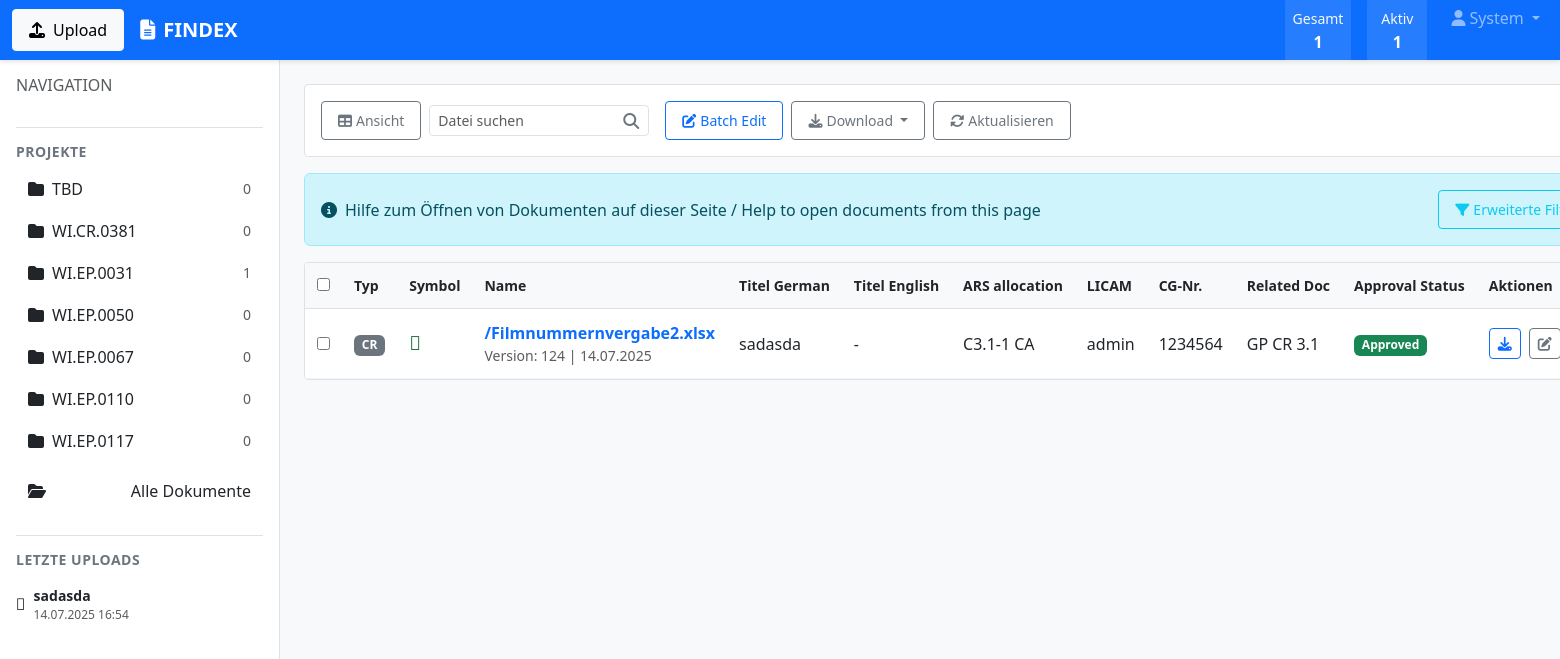
Page /documents/ (signed in) on the committed database.
### findexapp/models.py (models this page shows, shortened)
class User(AbstractUser):
    ROLE_CHOICES = [
        ('viewer', 'Viewer'),
        ('editor', 'Editor'),
        ('full_control', 'Full Control'),
        ('admin', 'Admin'),
    ]
    role = models.CharField(max_length=20, choices=ROLE_CHOICES, default='viewer')
    must_change_password = models.BooleanField(default=True)
    created_at = models.DateTimeField(auto_now_add=True)
    updated_at = models.DateTimeField(auto_now=True)

class Project(models.Model):
    name = models.CharField(max_length=100, unique=True)
    description = models.TextField(blank=True)
    is_active = models.BooleanField(default=True)
    created_at = models.DateTimeField(auto_now_add=True)
    created_by = models.ForeignKey(User, on_delete=models.SET_NULL, null=True)
    class Meta:
        ordering = ['name']
    def __str__(self):
        return self.name

class Document(models.Model):
    doc_type = models.ForeignKey(DocType, on_delete=models.PROTECT)
    document_file = models.FileField(upload_to=document_upload_path)
    version = models.CharField(max_length=50)
    publish_date = models.DateField(auto_now_add=True)
    project = models.ForeignKey(Project, on_delete=models.PROTECT)
    export_control = models.ForeignKey(ExportControl, on_delete=models.PROTECT)
    barcode_number = models.CharField(max_length=50, blank=True, unique=True, null=True)
    output_date = models.DateField(blank=True, null=True)
    title_de = models.CharField(max_length=200, blank=True)
    title_en = models.CharField(max_length=200, blank=True)
    title_fr = models.CharField(max_length=200, blank=True)
    is_active = models.BooleanField(default=True)
    description = models.TextField(blank=True)
    uploaded_by = models.ForeignKey(User, on_delete=models.SET_NULL, null=True)
    uploaded_at = models.DateTimeField(auto_now_add=True)
    updated_at = models.DateTimeField(auto_now=True)
    file_size = models.BigIntegerField(null=True, blank=True)
    file_type = models.CharField(max_length=10, blank=True)
    class Meta:
        ordering = ['-uploaded_at']
    @property
    def primary_title(self):
        return self.title_de or self.title_en or self.title_fr or 'Untitled'
    @property
    def file_icon(self):
        icon_map = {
            'PDF': 'fa-file-pdf',
            'DOC': 'fa-file-word',
            'DOCX': 'fa-file-word',
            'XLS': 'fa-file-excel',
            'XLSX': 'fa-file-excel',
            'PPT': 'fa-file-powerpoint',
            'PPTX': 'fa-file-powerpoint',
            'TXT': 'fa-file-text',
            'JPG': 'fa-file-image',
            'JPEG': 'fa-file-image',
            'PNG': 'fa-file-image',
            'GIF': 'fa-file-image',
            'BMP': 'fa-file-image',
            'TIFF': 'fa-file-image',
            'TIF': 'fa-file-image',
        }
        return icon_map.get(self.file_type, 'fa-file')

class DocType(models.Model):
    name = models.CharField(max_length=100, unique=True)
    description = models.TextField(blank=True)
    is_active = models.BooleanField(default=True)
    created_at = models.DateTimeField(auto_now_add=True)
    class Meta:
        ordering = ['name']
    def __str__(self):
        return self.name

class ExportControl(models.Model):
    name = models.CharField(max_length=100, unique=True)
    code = models.CharField(max_length=20, unique=True)
    description = models.TextField(blank=True)
    is_active = models.BooleanField(default=True)
    created_at = models.DateTimeField(auto_now_add=True)
    class Meta:
        ordering = ['code']
    def __str__(self):
        return f"{self.code} - {self.name}"

### findexapp/views.py (the view, shortened to what this page needs)
# urls.py: path('documents/', views.document_list, name='document_list'),
@login_required
def document_list(request):
    documents = Document.objects.select_related('project', 'doc_type', 'export_control', 'uploaded_by')
    search_form = DocumentSearchForm(request.GET)
    if search_form.is_valid():
        if search_form.cleaned_data['doc_type']:
            documents = documents.filter(doc_type=search_form.cleaned_data['doc_type'])
        if search_form.cleaned_data['project']:
            documents = documents.filter(project=search_form.cleaned_data['project'])
        if search_form.cleaned_data['export_control']:
            documents = documents.filter(export_control=search_form.cleaned_data['export_control'])
        if search_form.cleaned_data['is_active']:
            is_active = search_form.cleaned_data['is_active'] == 'true'
            documents = documents.filter(is_active=is_active)
        if search_form.cleaned_data['date_from']:
            documents = documents.filter(uploaded_at__gte=search_form.cleaned_data['date_from'])
        if search_form.cleaned_data['date_to']:
            documents = documents.filter(uploaded_at__lte=search_form.cleaned_data['date_to'])
    paginator = Paginator(documents.order_by('-uploaded_at'), 25)
    page_number = request.GET.get('page')
    documents_page = paginator.get_page(page_number)
    export_controls = ExportControl.objects.filter(is_active=True).order_by('name')
    context = {
        'documents': documents_page,
        'search_form': search_form,
        'export_controls': export_controls,
        'total_results': documents.count(),
    }
    return render(request, 'findexapp/document_list.html', context)

### templates/findexapp/document_list.html (shortened to what this page needs)
{% extends 'base.html' %}
{% load static %}
{% block content %}
<div class="document-toolbar">
    <div class="d-flex align-items-center gap-3">
        <div class="d-flex align-items-center">
            <button class="btn btn-sm btn-outline-secondary me-2" id="viewToggle" data-view="table">
                <i class="fas fa-table me-1"></i>Ansicht
            </button>
            <div class="position-relative">
                <input type="text" class="form-control form-control-sm" placeholder="Datei suchen"
                       id="quickSearch" style="min-width: 200px;">
                <i class="fas fa-search position-absolute" style="right: 10px; top: 50%; transform: translateY(-50%); color: #6c757d;"></i>
            </div>
        </div>
        <div class="ms-auto d-flex align-items-center gap-2">
            {% if user.role == 'editor' or user.role == 'full_control' or user.role == 'admin' %}
            <button class="btn btn-sm btn-outline-primary" data-bs-toggle="modal" data-bs-target="#batchModal">
                <i class="fas fa-edit me-1"></i>Batch Edit
            </button>
            {% endif %}
            <div class="dropdown">
                <button class="btn btn-sm btn-outline-secondary dropdown-toggle" data-bs-toggle="dropdown">
                    <i class="fas fa-download me-1"></i>Download
                </button>
            </div>
            <button class="btn btn-sm btn-outline-secondary" onclick="location.reload()">
                <i class="fas fa-sync-alt me-1"></i>Aktualisieren
            </button>
        </div>
    </div>
</div>
<div class="alert alert-info d-flex align-items-center">
    <i class="fas fa-info-circle me-2"></i>
    <span>Hilfe zum Öffnen von Dokumenten auf dieser Seite / Help to open documents from this page</span>
    <button class="btn btn-sm btn-outline-info ms-auto" onclick="toggleFilters()">
        <i class="fas fa-filter me-1"></i>Erweiterte Filter
    </button>
</div>
<div class="document-table">
    <table class="table table-hover">
        <thead>
            <tr>
                <th style="width: 40px;">
                    <input type="checkbox" id="selectAll" onchange="toggleSelectAll()">
                </th>
                <th style="width: 60px;">Typ</th>
                <th style="width: 40px;">Symbol</th>
                <th>Name</th>
                <th>Titel German</th>
                <th>Titel English</th>
                <th>ARS allocation</th>
                <th>LICAM</th>
                <th>CG-Nr.</th>
                <th>Related Doc</th>
                <th>Approval Status</th>
                <th style="width: 120px;">Aktionen</th>
            </tr>
        </thead>
        <tbody id="documentTableBody">
            {% for document in documents %}
            <tr data-doc-id="{{ document.id }}">
                <td>
                    <input type="checkbox" class="doc-checkbox" value="{{ document.id }}">
                </td>
                <td>
                    <span class="badge bg-secondary">{{ document.doc_type.name }}</span>
                </td>
                <td>
                    <i class="{{ document.file_icon }} file-icon"></i>
                </td>
                <td>
                    <div class="d-flex align-items-center">
                        <div>
                            <a href="{% url 'document_detail' document.id %}" class="fw-bold text-decoration-none">
                                {{ document.document_file.name|slice:"20:" }}
                            </a>
                            <div class="small text-muted">
                                Version: {{ document.version }} | {{ document.publish_date|date:"d.m.Y" }}
                            </div>
                        </div>
                    </div>
                </td>
                <td>{{ document.title_de|default:"-" }}</td>
                <td>{{ document.title_en|default:"-" }}</td>
                <td>{{ document.export_control.code|default:"TBD" }}</td>
                <td>{{ document.uploaded_by.username|default:"M. Braeuer" }}</td>
                <td>{{ document.barcode_number|default:document.id }}</td>
                <td>GP CR 3.1</td>
                <td>
                    {% if document.is_active %}
                    <span class="badge bg-success">Approved</span>
                    {% else %}
                    <span class="badge bg-warning">Pending</span>
                    {% endif %}
                </td>
                <td>
                    <div class="document-actions">
                        <a href="{% url 'document_download' document.id %}" class="btn btn-sm btn-outline-primary" title="Download">
                            <i class="fas fa-download"></i>
                        </a>
                        {% if user.role == 'editor' or user.role == 'full_control' or user.role == 'admin' %}
                        <a href="{% url 'document_edit' document.id %}" class="btn btn-sm btn-outline-secondary" title="Bearbeiten">
                            <i class="fas fa-edit"></i>
                        </a>
                        {% endif %}
                    </div>
                </td>
            </tr>
            {% endfor %}
        </tbody>
    </table>
</div>
{% endblock %}

### templates/base.html (shortened to what this page needs)
<!DOCTYPE html>
<html lang="de">
<head>
    <link href="https://cdn.jsdelivr.net/npm/bootstrap@5.3.0/dist/css/bootstrap.min.css" rel="stylesheet">
    <link href="https://cdnjs.cloudflare.com/ajax/libs/font-awesome/6.4.0/css/all.min.css" rel="stylesheet">
    <link href="{% load static %}{% static 'css/style.css' %}" rel="stylesheet">
</head>
<body>
    {% if user.is_authenticated %}
    <nav class="navbar navbar-expand-lg navbar-dark bg-primary fixed-top">
        <div class="container-fluid">
            {% if user.role == 'editor' or user.role == 'full_control' or user.role == 'admin' %}
            <a href="{% url 'document_upload' %}" class="btn btn-light me-3">
                <i class="fas fa-upload me-2"></i>Upload
            </a>
            {% endif %}
            <a class="navbar-brand fw-bold me-auto" href="{% url 'dashboard' %}">
                <i class="fas fa-file-alt me-2"></i>FINDEX
            </a>
            <div class="navbar-nav flex-row">
                <div class="nav-item me-3">
                    <div class="d-flex gap-3">
                        <div class="stat-card">
                            <small class="text-light">Gesamt</small>
                            <div class="fw-bold text-white" id="total-docs">{{ total_documents|default:"0" }}</div>
                        </div>
                        <div class="stat-card">
                            <small class="text-light">Aktiv</small>
                            <div class="fw-bold text-white" id="active-docs">{{ active_documents|default:"0" }}</div>
                        </div>
                    </div>
                </div>
                <div class="nav-item dropdown">
                    <a class="nav-link dropdown-toggle" href="#" role="button" data-bs-toggle="dropdown">
                        <i class="fas fa-user me-1"></i>{{ user.first_name|default:user.username }}
                    </a>
                </div>
            </div>
        </div>
    </nav>
    <div class="main-layout">
        <aside class="sidebar">
            <div class="sidebar-header">
                <h6 class="text-muted mb-3">NAVIGATION</h6>
            </div>
            <div class="projects-list">
                <h6 class="sidebar-title">Projekte</h6>
                <div class="list-group list-group-flush">
                    {% for project in all_projects %}
                    <a href="{% url 'project_documents' project.id %}"
                       class="list-group-item list-group-item-action {% if current_project.id == project.id %}active{% endif %}">
                        <i class="fas fa-folder me-2"></i>{{ project.name }}
                        <small class="text-muted ms-auto">{{ project.document_count|default:"0" }}</small>
                    </a>
                    {% empty %}
                    <div class="text-muted small p-2">Keine Projekte verfügbar</div>
                    {% endfor %}
                </div>
                <a href="{% url 'document_list' %}" class="list-group-item list-group-item-action mt-2">
                    <i class="fas fa-folder-open me-2"></i>Alle Dokumente
                </a>
            </div>
            <div class="recent-uploads mt-4">
                <h6 class="sidebar-title">Letzte Uploads</h6>
                <div class="recent-list">
                    {% for doc in recent_uploads %}
                    <div class="recent-item">
                        <div class="d-flex align-items-center">
                            <i class="{{ doc.file_icon }} me-2"></i>
                            <div class="flex-grow-1">
                                <div class="fw-bold small">{{ doc.primary_title|truncatechars:30 }}</div>
                                <div class="text-muted x-small">{{ doc.uploaded_at|date:"d.m.Y H:i" }}</div>
                            </div>
                        </div>
                    </div>
                    {% empty %}
                    <div class="text-muted small">Keine aktuellen Uploads</div>
                    {% endfor %}
                </div>
            </div>
        </aside>
        <main class="content-area">
            {% block content %}{% endblock %}
        </main>
    </div>
    {% endif %}
    <script src="{% load static %}{% static 'js/main.js' %}"></script>
</body>
</html>

### rows in the picture
User: first_name "System"
Project: name "TBD", document_count "0"
Project: name "WI.CR.0381", document_count "0"
Project: name "WI.EP.0031", document_count "1"
Project: name "WI.EP.0050", document_count "0"
Project: name "WI.EP.0067", document_count "0"
Project: name "WI.EP.0110", document_count "0"
Project: name "WI.EP.0117", document_count "0"
Document: primary_title "sadasda", uploaded_at "14.07.2025 16:54", doc_type.name "CR", document_file.name "/Filmnummernvergabe2.xlsx", version "124", publish_date "14.07.2025", title_de "sadasda", title_en "-", export_control.code "C3.1-1 CA", uploaded_by.username "admin", barcode_number "1234564", is_active "Approved"

### other values in the picture
{{ total_documents|default:"0" }} "1"
{{ active_documents|default:"0" }} "1"
